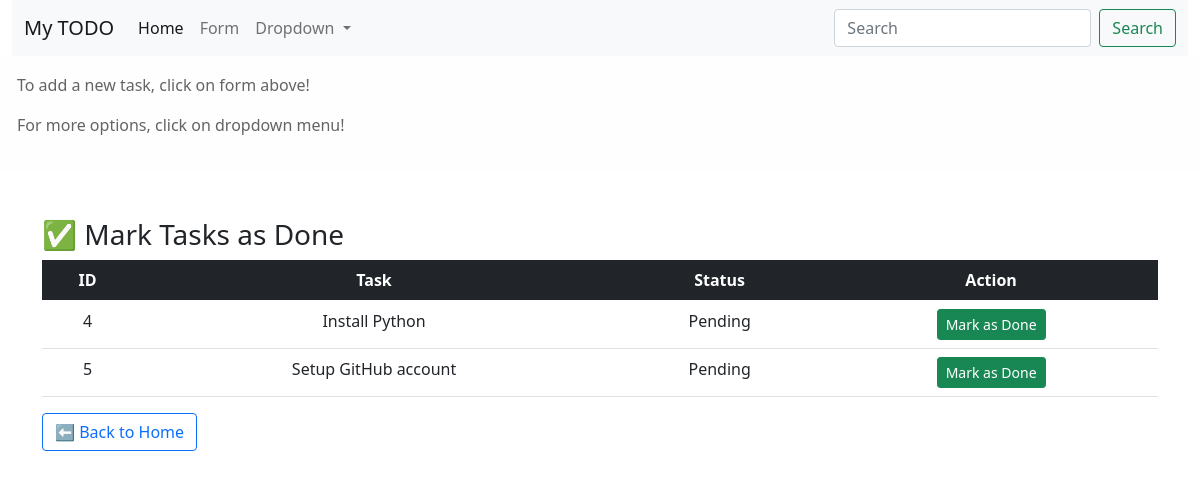
/update_task, run on the app's committed database.
### tables this page shows
CREATE TABLE tasks (
            id INTEGER PRIMARY KEY AUTOINCREMENT,
            task TEXT NOT NULL,
            status TEXT DEFAULT 'Pending'
        );

### app.py (the view)
@app.route("/update_task")
def update_form():
    conn = sqlite3.connect("todo.db")
    cur = conn.cursor()
    cur.execute("SELECT * FROM tasks WHERE status='Pending'")
    tasks = cur.fetchall()
    conn.close()
    return render_template("update.html", tasks=tasks)

### templates/update.html (shortened to what this page needs)
<!DOCTYPE html>
<html lang="en">
<head>
    <link href="https://cdn.jsdelivr.net/npm/bootstrap@5.0.2/dist/css/bootstrap.min.css" rel="stylesheet">
</head>
<body>
    <div class="container-fluid">
        <nav class="navbar navbar-expand-lg navbar-light bg-light">
            <div class="container-fluid">
                <a class="navbar-brand" href="http://localhost:5000/">My TODO</a>
                <div class="collapse navbar-collapse" id="navbarSupportedContent">
                    <ul class="navbar-nav me-auto mb-2 mb-lg-0">
                        <li class="nav-item">
                            <a class="nav-link active" aria-current="page" href="http://localhost:5000/">Home</a>
                        </li>
                        <li class="nav-item">
                            <a class="nav-link" href="http://localhost:5000/form">Form</a>
                        </li>
                        <li class="nav-item dropdown">
                            <a class="nav-link dropdown-toggle" href="#" id="navbarDropdown" role="button"
                                data-bs-toggle="dropdown" aria-expanded="false">
                                Dropdown
                            </a>
                        </li>
                    </ul>
                    <form class="d-flex">
                        <input class="form-control me-2" type="search" placeholder="Search" aria-label="Search">
                        <button class="btn btn-outline-success" type="submit">Search</button>
                    </form>
                </div>
            </div>
        </nav>
    </div>
    <div class="alert alert-light" role="alert">
        <p>To add a new task, click on form above!</p>
        <p>For more options, click on dropdown menu!</p>
    </div>
    <div class="container mt-5">
            <h3>✅ Mark Tasks as Done</h3>
            {% if tasks %}
            <table class="table table-hover text-center">
                <thead class="table-dark">
                    <tr>
                        <th>ID</th>
                        <th>Task</th>
                        <th>Status</th>
                        <th>Action</th>
                    </tr>
                </thead>
                <tbody>
                    {% for task in tasks %}
                    <tr>
                        <td>{{ task[0] }}</td>
                        <td>{{ task[1] }}</td>
                        <td>{{ task[2] }}</td>
                        <td>
                            <a href="/update/{{ task[0] }}" class="btn btn-success btn-sm">Mark as Done</a>
                        </td>
                    </tr>
                    {% endfor %}
                </tbody>
            </table>
            {% else %}
            <div class="alert alert-info">🎉 No pending tasks!</div>
            {% endif %}
            <a href="/" class="btn btn-outline-primary">⬅ Back to Home</a>
    </div>
</body>
</html>

### data on the page
tasks: id "4", task "Install Python", status "Pending"
tasks: id "5", task "Setup GitHub account", status "Pending"
